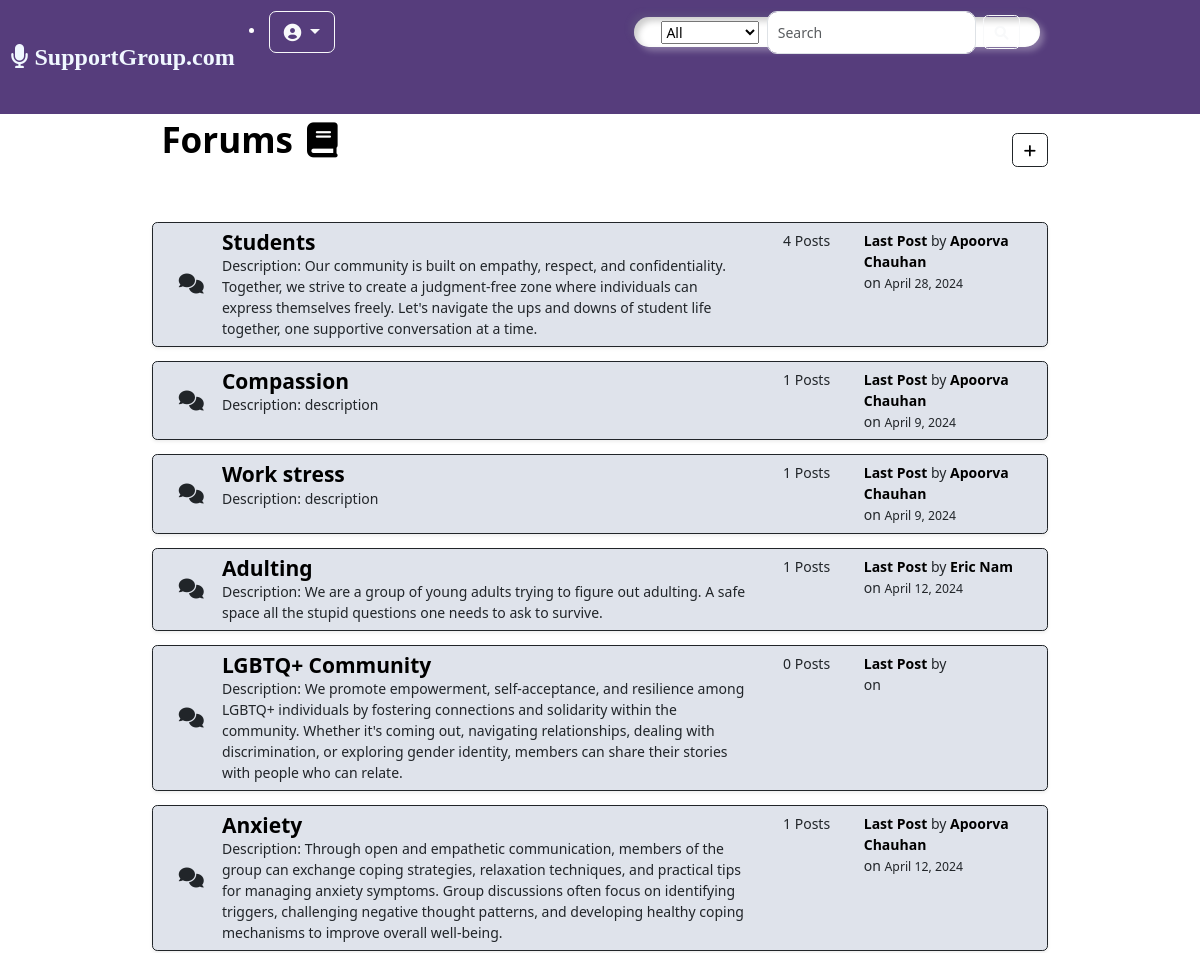
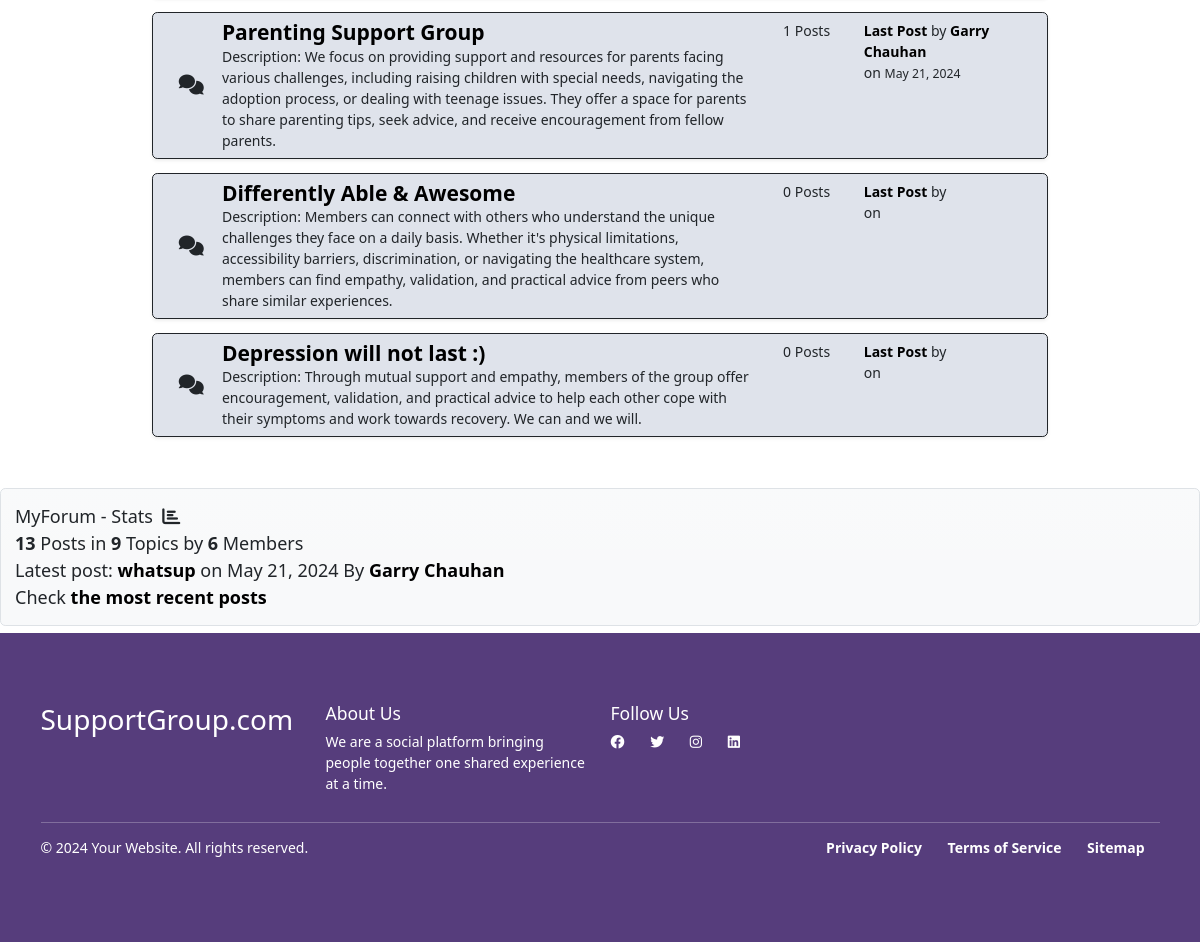
The page / (signed in) on the database as committed earlier (2 pictures, top to bottom).
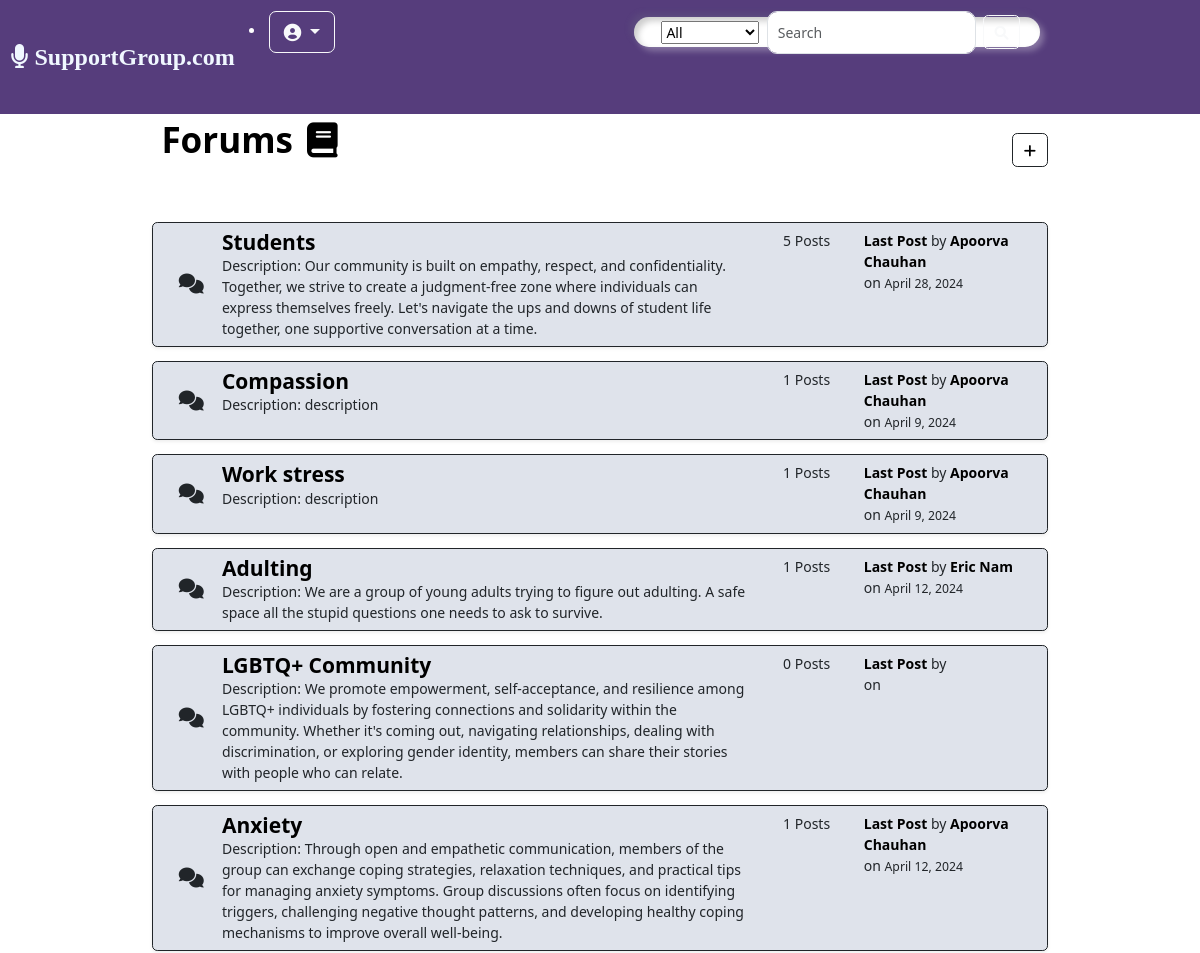
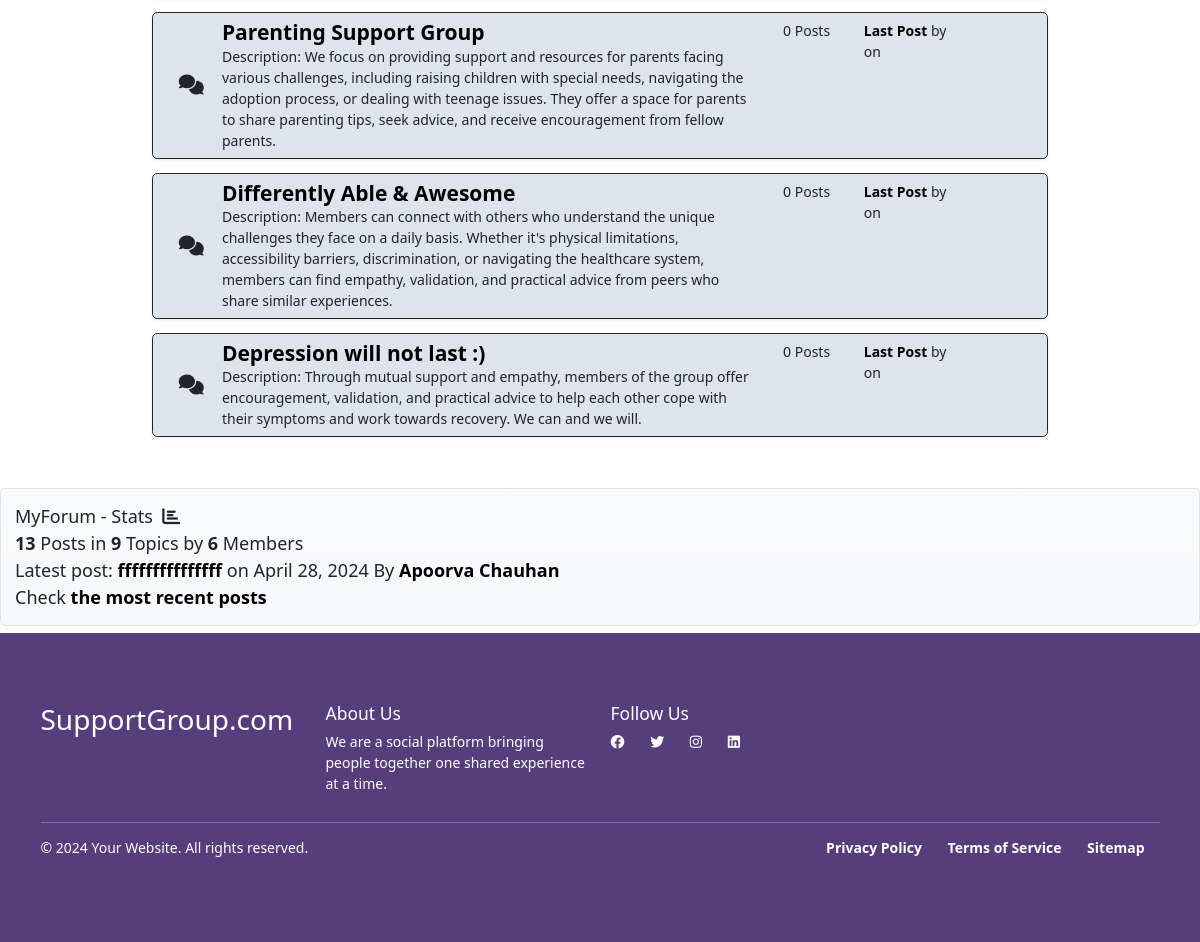
The same page on the database as committed later (2 pictures, top to bottom).
### main/models.py (models this page shows, shortened)
class Category(models.Model):
    title = models.CharField(max_length=50)
    slug = models.SlugField(max_length=400, unique=True, blank=True)
    description = models.TextField(default="description")
    class Meta:
        verbose_name_plural = 'categories'
    def get_url(self):
        return reverse("posts", kwargs={
            "slug":self.slug
        })
    @property
    def num_posts(self):
        return Post.objects.filter(categories=self).count()
    @property
    def last_post(self):
        return Post.objects.filter(categories=self).latest("date")

class Post(models.Model):
    title = models.CharField(max_length=400)
    slug = models.SlugField(max_length=400, unique=True, blank=True)
    user = models.ForeignKey(Author, on_delete=models.CASCADE)
    content = HTMLField()
    categories = models.ManyToManyField(Category)
    date = models.DateTimeField(auto_now_add=True)
    approved = models.BooleanField(default=True)
    hit_count_generic = GenericRelation(HitCount, object_id_field='object_pk',
        related_query_name='hit_count_generic_relation'
    )
    tags = TaggableManager()
    comments = models.ManyToManyField(Comment, blank=True)
    closed = models.BooleanField(default=False)
    state = models.CharField(max_length=40, default="zero")
    def get_url(self):
        return reverse("detail", kwargs={
            "slug":self.slug
        })

class Author(models.Model):
    user = models.ForeignKey(User, on_delete=models.CASCADE)
    fullname = models.CharField(max_length=40, blank=True)
    slug  = models.SlugField(max_length=400, unique=True, blank=True)
    bio = HTMLField()
    points = models.IntegerField(default=0)
    profile_pic = ResizedImageField(size=[50,80], quality=100, upload_to="authors", default=None, null=True, blank=True)

### main/views.py (the view)
# urls.py: path("", home, name="home"),
def home(request):
    forums = Category.objects.all()
    num_posts = Post.objects.all().count()
    num_users = User.objects.all().count()
    num_categories = forums.count()
    last_post = Post.objects.latest("date")
    context = {
        "forums":forums,
        "num_posts":num_posts,
        "num_users":num_users,
        "num_categories":num_categories,
        "last_post":last_post,
        "title": "Home Page",
    }
    return render(request, "forums.html",context)

### main/context_processors.py (called while the page is built, shortened)
def searchFunction(request):
    search_context = {}
    posts = Post.objects.all()
    return search_context

### templates/forums.html
{% extends 'base.html' %}
{% block content %}
    <div class="container">
        <div class="subforum">
            <div class="subforum-title">
                <h1 style="font-weight: bolder; text-align: left; color: black; margin-bottom: 0%; margin-top: 3%;"><b>Forums</b><i class="fa fa-book ms-3"></i>
                    {% if user.is_authenticated %}
                    <button type="button" class="btn btn-outline-dark" style="margin-left: 97%; margin-top: -8%;"><a href="{% url 'create_post' %}"><i class="fa fa-plus"></i></a></button>
                    {% endif %}
                </h1>
            </div>
            {% for forum in forums %}
            <div class="subforum-row mt-3 p-2 border border-dark align-middle shadow-sm rounded" style="background-color: #dfe3eb; border-color: #4B4453;">
                <div class="subforum-icon subforum-column center" >
                    <i class="fa fa-comments"></i>
                </div>
                <div class="subforum-description subforum-column" >
                    <h4><a href="{{forum.get_url}}">{{forum.title}}</a></h4>
                    <p>Description: {{forum.description}}</p>
                </div>
                <div class="subforum-stats subforum-column" style="text-align: center;">
                    <span>{{forum.num_posts}} Posts</span>
                </div>
                <div class="subforum-info subforum-column" >
                    <b><a href="{{forum.last_post.get_url}}">Last Post</a></b> by <a href="">{{forum.last_post.user.fullname|title}}</a>
                    <br>
                    on <small>{{forum.last_post.date|date}}</small>
                </div>
            </div>
            {% endfor %}
        </div>
    </div>
     <div class="d-block bg-light bg-gradient  p-3 mb-2 rounded border" style="font-size: large;">
        <div class="chart">
            MyForum - Stats &nbsp;<i class="fa fa-bar-chart"></i>
        </div>
        <span><b>{{num_posts}}</b> Posts in <b>{{num_categories}}</b> Topics by <b>{{num_users}}</b> Members</span><br>
        <span>Latest post: <b><a href="{{last_post.get_url}}">{{last_post.title}}</a></b> on {{last_post.date|date}} By <a href="">{{last_post.user.fullname|title}}</a></span><br>
        <span>Check <a href="{% url 'latest_posts' %}">the most recent posts</a> </span><br>
    </div>
    {% endblock content %}

Rows that differ between the two databases and show on the page:
removed Post: title "whatsup", date "May 21, 2024", user.fullname "Garry Chauhan"
computed for Category "Students": num_posts "4" → "5"
shown differently, row unchanged: Category "Parenting Support Group": num_posts "1" → "0"; last_post.user.fullname "Garry Chauhan" → (not shown); last_post "May 21, 2024" → (not shown)
now on this page (row unchanged): Post: title "fffffffffffffff", date "April 28, 2024", user.fullname "Apoorva Chauhan"
